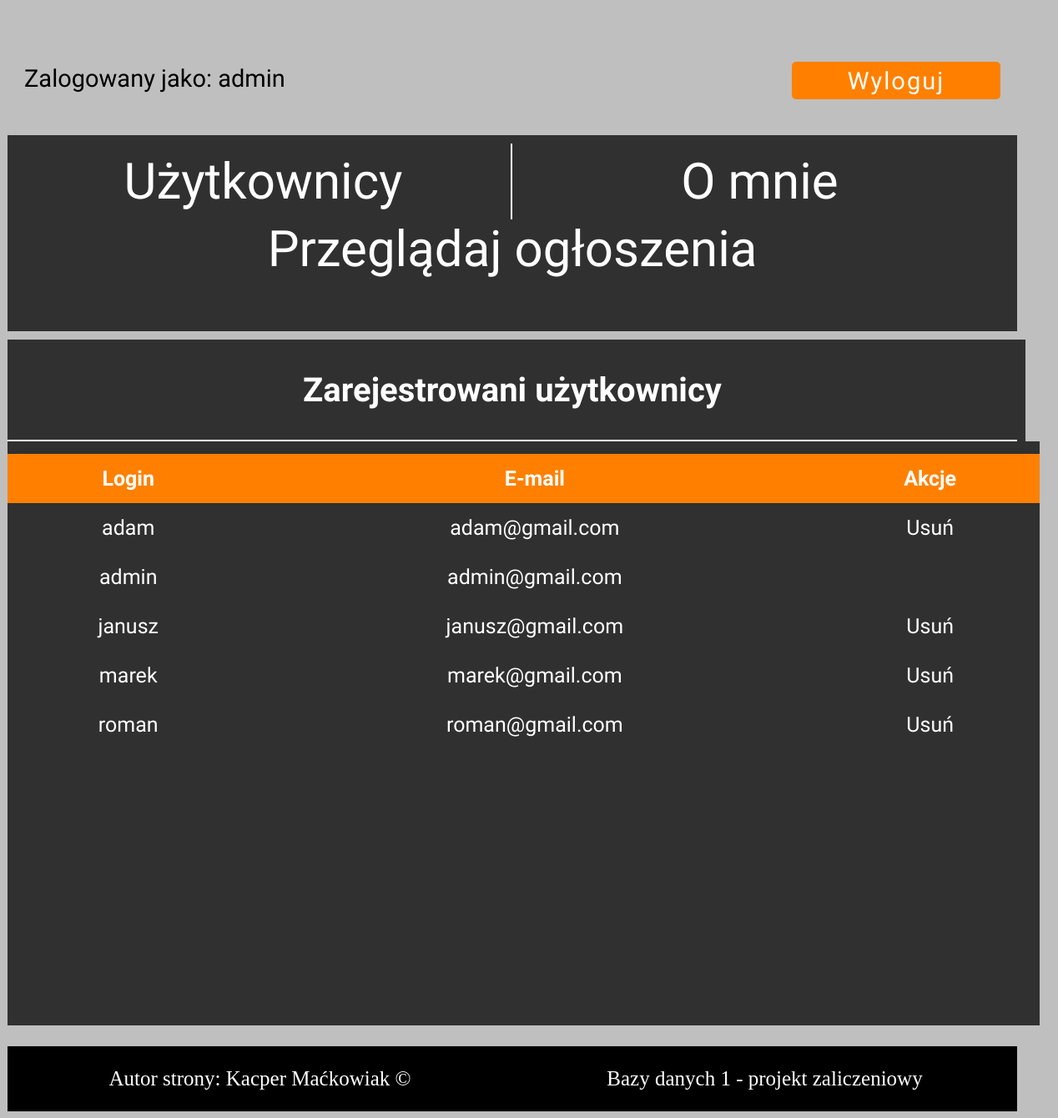
The app's page /uzyt.php (signed in) with its own data.
### tables this page shows
CREATE TABLE `uzytkownicy` (
  `id` int(11) NOT NULL,
  `user` varchar(15) NOT NULL,
  `pass` text NOT NULL,
  `email` text NOT NULL,
  `uprawnienia` int(11) DEFAULT '1'
);

### uzyt.php (the view, shortened to what this page needs)
<!DOCTYPE HTML>
<html lang="pl">
<head>
     <link href="style3.css" rel="stylesheet" type="text/css"/>
    <link href="css/fontello.css" rel="stylesheet" type="text/css"/>
    </head>
    <body>
        <?php if(isset($_SESSION['uprawnienia']))
if($_SESSION['uprawnienia']==0){ ?>
           <div id="container">
    <div id="topbarL">
<?php echo "<p>Zalogowany jako: ".$_SESSION['user'];?></div>
    <form action=wylogowanie.php>
    <div id="topbarR"><input type="submit" value="Wyloguj"></div>
        </form>
        <div id="powitanie">
   <div id="kategorie">
       <a href="uzyt.php">
           <div class="test00">Użytkownicy</div></a>
     <a href="omnie.php">
    <div class="test001">O mnie</div>
       </a>
     <a href=index.php>
    <div class="test1">Przeglądaj ogłoszenia</div>
           </a>
    </div>
       </div>
    <div id="kategorie111">
        <div id="nagl">
            <h1>Zarejestrowani użytkownicy</h1>
        </div>
        </div>
 <div id="kategorie1111">
<?php
  require("connect.php");
$polaczenie= @new mysqli($host,$db_user,$db_password,$db_name);
  $kwerenda="select * from uzytkownicy";
  $wynik=mysqli_query($polaczenie,$kwerenda);
  echo "<TABLE>";
  echo "<TR><TH>Login</TH><TH>E-mail</TH><TH>Akcje</TH></TR>";
        while($krotka=mysqli_fetch_assoc($wynik)){
    echo "<TR><TD>";
    echo $krotka['user'];
    echo "</TD><TD>";
    echo $krotka['email'];
	echo "</TD><TD>";
    if($krotka['user']!="admin"){
   echo "<a href=\"delete.php?user=".$krotka['user']."\">Usuń</a>";
        }
        }
echo "</TABLE>";
?>
        </div>
        <div id="stopa">
       <div id="stopa1">
           Autor strony: Kacper Maćkowiak &copy; </div>
            <div id="stopa2">
                Bazy danych 1 - projekt zaliczeniowy
            </div>
        </div>
        </div>
         <?php } ?>
    </body>
</html>

### style3.css (style rules this page uses)
body { background-color:#bfbfbf; color: white; }
#container { width:1250px; margin-left:auto; margin-right:auto; }
#topbarL { float:left; width: 605px; height: 99px; background-color: #bfbfbf; text-align:left; font-size: 29px; font-family: 'Merienda', cursive; margin-top: 20px; color:black; }
#topbarR { color:#ff8000; text-align:right; float:left; width: 605px; margin-top: 16px; font-family: 'Merienda', cursive; font-size:29px; height: 79px; background-color: #bfbfbf; }
#powitanie { margin-top: 15px; width:1210px; height: 235px; font-family: 'Merienda', cursive; background-color: #303030; color:white; font-size: 75px; text-align: center; }
#kategorie { margin-top: 5px; font-family: 'Merienda', cursive; background-color: #303030; color:white; padding:10px; width:1190px; height: 200px; }
#topbarL { float:left; padding: 20px; width: 605px; text-align:left; height: 79px; }
#topbarR { color:black; text-align:right; float:left; width: 525px; padding: 20px; font-family: 'Merienda', cursive; font-size:29px; height: 79px; }
#kategorie111 { margin-top: 10px; font-family: 'Merienda', cursive; background-color: #303030; color:white; width:1220px; font-size:25px; text-align: center; }
#kategorie1111 { font-family: 'Merienda', cursive; background-color: #303030; color:white; width:1237px; height: 700px; font-size:25px; text-align: center; overflow-y:auto; }
#nagl { border-bottom: 2px solid white; font-family: 'Merienda', cursive; background-color: #303030; color:white; padding:10px; width:1190px; height: 100px; font-size: 20px; text-align: center; }
.test1 { float:left; width:1190px; text-align: center; font-size: 60px; }
input[type=submit] { font-family: 'Merienda', cursive; width: 250px; background-color: #ff8000; font-size:29px; color: white; margin-top: 30px; border: none; border-radius: 5px; cursor: pointer; letter-spacing: 2px; outline: none; height: 45px; }
#stopa1 { float:left; margin-top: 25px; padding:25px; background-color: black; color: white; font-size:25px; width:555px; text-align: center; }
#stopa2 { float:left; margin-top: 25px; padding:25px; background-color: black; color: white; font-size:25px; width:555px; text-align: center; }
a:link { color:white; text-decoration: none; }
.test00 { padding:10px; float:left; width:573px; text-align: center; font-size: 60px; border-right: 2px solid white; }
.test001 { padding:10px; float:left; width:573px; text-align: center; font-size: 60px; }
TH { text-align: center; background-color: #ff8000; }
TABLE, TD, { border: 1px solid white; border-bottom: 1px solid white; text-align: left; }
TABLE { margin-top: 15px; border-collapse: collapse; width: 100%; }
TH, TD { padding: 15px; }

### records on screen
uzytkownicy: user "adam", email "adam@gmail.com"
uzytkownicy: user "admin", email "admin@gmail.com"
uzytkownicy: user "janusz", email "janusz@gmail.com"
uzytkownicy: user "marek", email "marek@gmail.com"
uzytkownicy: user "roman", email "roman@gmail.com"

### other values on screen
$_SESSION['user'] "admin"
